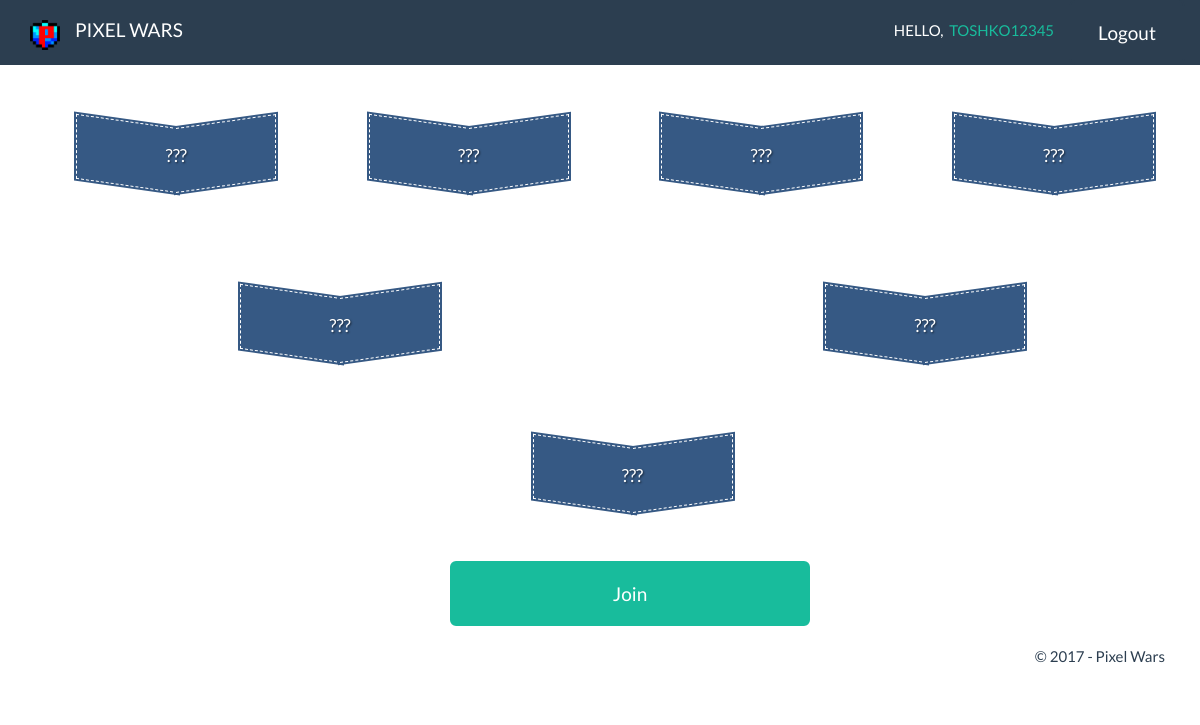
Before: /pixelwars/tourney/1/ (signed in) with the older database file.
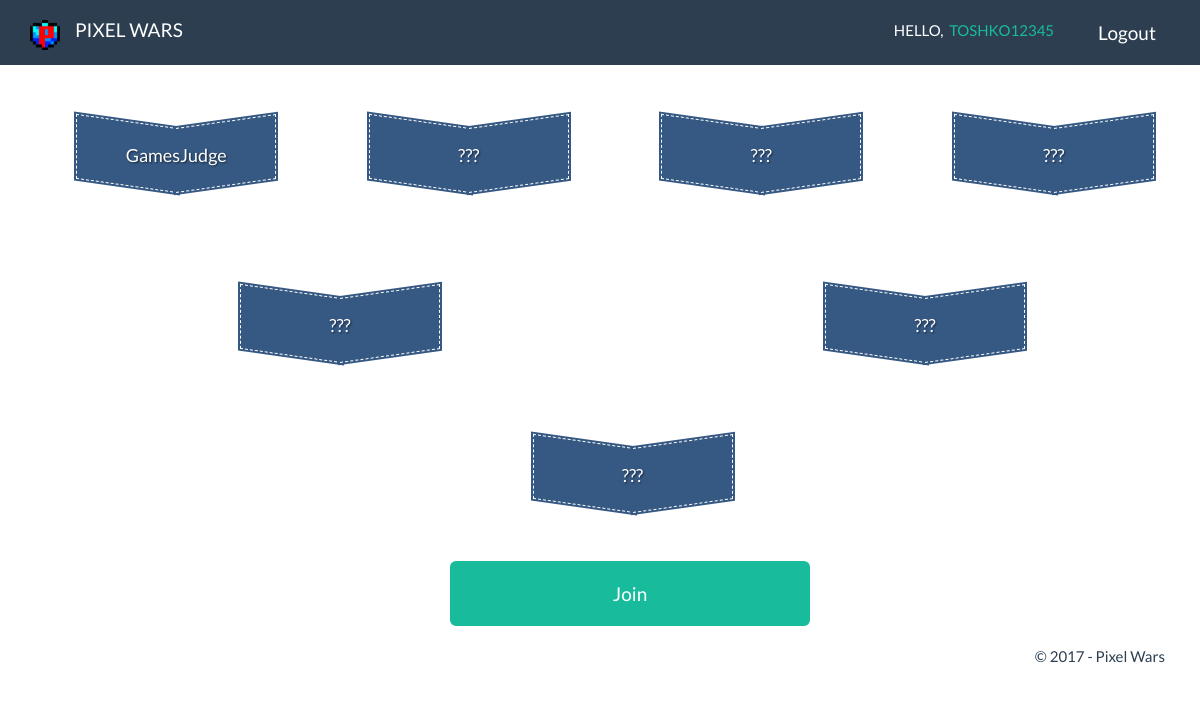
After: the same page with the newer database file.
### pixelwars/models.py (models this page shows, shortened)
class Tourney(models.Model):
    theme = models.CharField(max_length=250, null=True)
    drawing1 = models.ImageField(null=True, blank=True, upload_to="gallery/", )
    drawing2 = models.ImageField(null=True, blank=True, upload_to="gallery/")
    drawing3 = models.ImageField(null=True, blank=True, upload_to="gallery/")
    drawing4 = models.ImageField(null=True, blank=True, upload_to="gallery/")
    player1 = models.ForeignKey(Player, null=True, blank=True, related_name="tourneyplayer1")
    player2 = models.ForeignKey(Player, null=True, blank=True, related_name="tourneyplayer2")
    player3 = models.ForeignKey(Player, null=True, blank=True, related_name="tourneyplayer3")
    player4 = models.ForeignKey(Player, null=True, blank=True, related_name="tourneyplayer4")
    player5 = models.ForeignKey(Player, null=True, blank=True, related_name="tourneyplayer5")
    player6 = models.ForeignKey(Player, null=True, blank=True, related_name="tourneyplayer6")
    player7 = models.ForeignKey(Player, null=True, blank=True, related_name="tourneyplayer7")

class Player(models.Model):
    user = models.OneToOneField(User, null=True, unique=True)
    name = models.CharField(max_length=250, null=True)
    wins = models.IntegerField(default=0)
    hasDrawed = models.BooleanField(default=False)
    def __str__(self):
        return self.name

### pixelwars/views.py (the view)
# urls.py: url(r'tourney/(?P<id>\d+)/$', views.readtourney, name="readtourney"),
def readtourney(request, id):
    tourney = get_object_or_404(Tourney, id=id)
    canJoin = True
    if ((tourney.player1 and tourney.player1.user == request.user) or (
        tourney.player2 and tourney.player2.user == request.user) or (
        tourney.player3 and tourney.player3.user == request.user) or (
        tourney.player4 and tourney.player4.user == request.user)):
        canJoin = False
    return render(request, 'pixelwars/tourney/read.html', {'tourney': tourney, 'canJoin': canJoin})

### pixelwars/templates/pixelwars/tourney/read.html (shortened to what this page needs)
{% extends 'pixelwars/base.html' %}
{% block main %}
    <div class="container">
        <div class="container">
            <div class="row">
                <div class="col-md-3">
                    <div style="margin-top: 40px" class="style_chevr chevron">
                        <div class="style_chevr chevron-inner">
                            <div style="padding-top: 10px" class="style_chevr chevron-content">
                                {% if tourney.player1 %}{{ tourney.player1 }}{% else %}???{% endif %}
                            </div>
                        </div>
                    </div>
                </div>
                <div class="col-md-3">
                    <div style="margin-top: 40px" class="style_chevr chevron">
                        <div class="style_chevr chevron-inner">
                            <div style="padding-top: 10px" class="style_chevr chevron-content">
                                {% if tourney.player2 %}{{ tourney.player2 }}{% else %}???{% endif %}
                            </div>
                        </div>
                    </div>
                </div>
                <div class="col-md-3">
                    <div style="margin-top: 40px" class="style_chevr chevron">
                        <div class="style_chevr chevron-inner">
                            <div style="padding-top: 10px" class="style_chevr chevron-content">
                                {% if tourney.player3 %}{{ tourney.player3 }}{% else %}???{% endif %}
                            </div>
                        </div>
                    </div>
                </div>
                <div class="col-md-3">
                    <div style="margin-top: 40px" class="style_chevr chevron">
                        <div class="style_chevr chevron-inner">
                            <div style="padding-top: 10px" class="style_chevr chevron-content">
                                {% if tourney.player4 %}{{ tourney.player4 }}{% else %}???{% endif %}
                            </div>
                        </div>
                    </div>
                </div>
                <div class="col-md-offset-2 col-md-2">
                    <div style="margin-top: 100px" class="style_chevr chevron">
                        <div class="style_chevr chevron-inner">
                            <div style="padding-top: 10px" class="style_chevr chevron-content">
                                {% if tourney.player5 %}{{ tourney.player5 }}{% else %}???{% endif %}
                            </div>
                        </div>
                    </div>
                </div>
                <div class="col-md-offset-4 col-md-2">
                    <div style="margin-top: 100px" class="style_chevr chevron">
                        <div class="style_chevr chevron-inner">
                            <div style="padding-top: 10px" class="style_chevr chevron-content">
                                {% if tourney.player6 %}{{ tourney.player6 }}{% else %}???{% endif %}
                            </div>
                        </div>
                    </div>
                </div>
                <div class="col-md-offset-5 col-md-2">
                    <div style="margin-top: 80px" class="style_chevr chevron">
                        <div class="style_chevr chevron-inner">
                            <div style="padding-top: 10px" class="style_chevr chevron-content">
                                {% if tourney.player7 %}{{ tourney.player7 }}{% else %}???{% endif %}
                            </div>
                        </div>
                    </div>
                </div>
                {% if canJoin %}
                    <div style="transform: translate(15px)" class="col-md-offset-4 col-md-4">
                        <a style="margin-top: 50px" class="btn btn-success btn-lg btn-block"
                           href="{% url 'pixelwars:jointourney' tourney.id %}" role="button">Join</a>
                    </div>
                {% endif %}
            </div>
        </div>
    </div>
{% endblock %}

Changed rows visible on the page:
now on this page (row edited): Tourney: player1 "GamesJudge"
